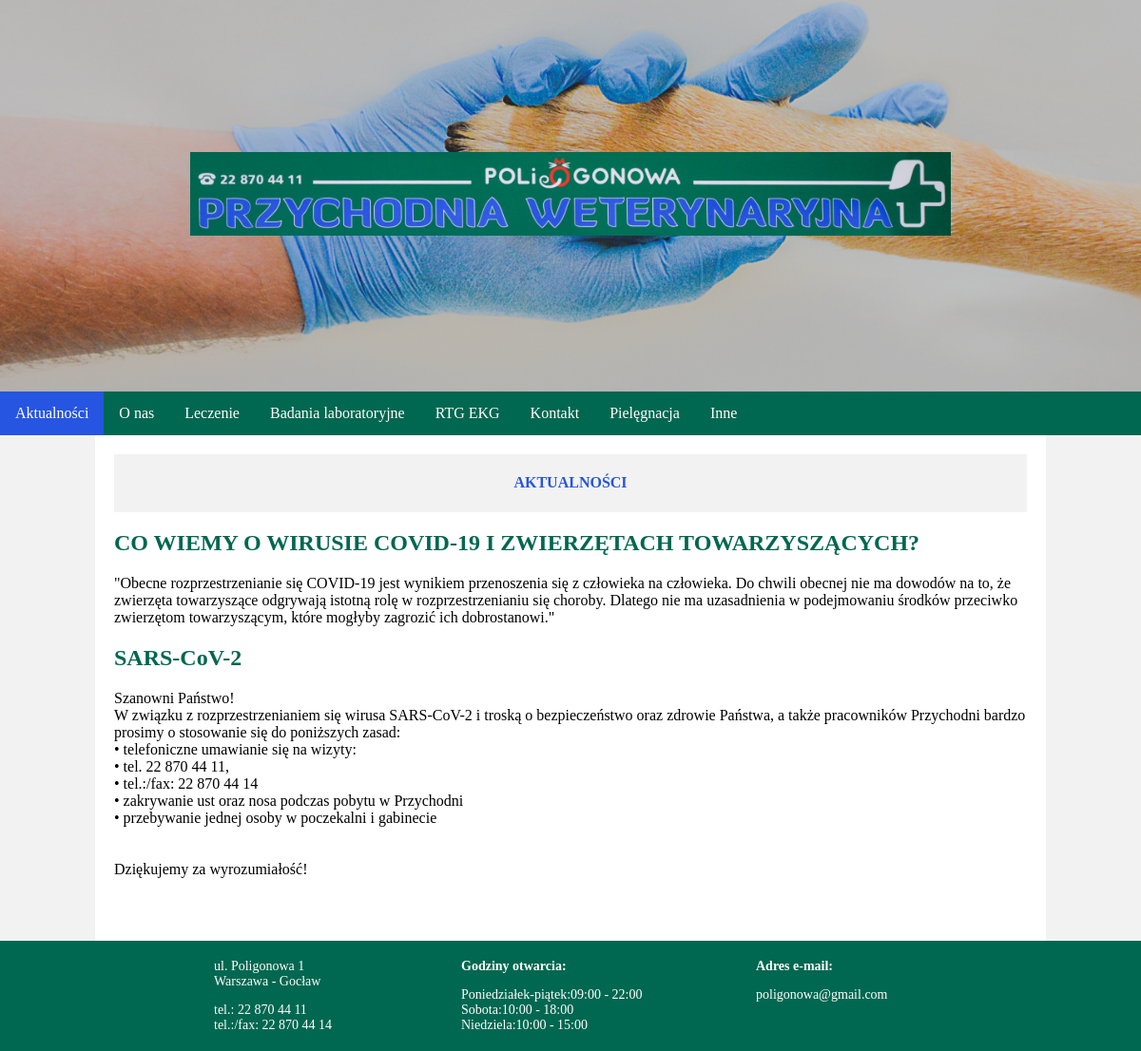
The page / on the database its author committed.
### vet/models.py (models this page shows, shortened)
class News(models.Model):
    objects = None
    author = models.ForeignKey('auth.User', on_delete=models.CASCADE)
    title = models.CharField('Tytuł',max_length=200)
    text = models.TextField('Treść informacji')
    created_date = models.DateTimeField(
            default=timezone.now)
    published_date = models.DateTimeField(
            blank=True, null=True)

### vet/views.py (the view)
# urls.py: path('', views.news, name='news'),
def news(request):
    posts = News.objects.filter(published_date__lte=timezone.now()).order_by('published_date')
    return render(request, 'vet/news.html', {'posts': posts})

### vet/templates/vet/news.html (shortened to what this page needs)
{% extends 'vet/vet.html' %}
{% block content %}
<div class="title"><h4>AKTUALNOŚCI</h4></div>
    {% for post in posts %}
        <h2 style="color: #006750">
            {{ post.title }}
            </h2>
        <p style="font-size: 16px;">{{ post.text|linebreaksbr }}</p>
    {% endfor %}
{% endblock %}

### vet/static/css/vet.css (style rules this page uses)
* { box-sizing: border-box; }
body { font-family: oxygen; margin: 0; background-color: #F2F2F2; }
.title { background-color: #f2f2f2; color:#2655e1; min-height:2em; justify-content: center; display: flex; }

### rows shown on the page
News: title "CO WIEMY O WIRUSIE COVID-19 I ZWIERZĘTACH TOWARZYSZĄCYCH?", text "\"Obecne rozprzestrzenianie się COVID-19 jest wynikiem przenoszenia się z człowieka na człowieka. Do chwili obecnej nie ma dowodów na to, że zwierzęta towarzyszące odgrywają istotną rolę w rozprzestrzenianiu się choroby. Dlatego nie ma uzasadnienia w podejmowaniu środków przeciwko zwierzętom towarzyszącym, które mogłyby zagrozić ich dobrostanowi.\""
News: title "SARS-CoV-2", text "Szanowni Państwo! W związku z rozprzestrzenianiem się wirusa SARS-CoV-2 i troską o bezpieczeństwo oraz zdrowie Państwa, a także pracowników Przychodni bardzo prosimy o stosowanie się do poniższych zasad: • telefoniczne umawianie się na wizyty: • tel. 22 870 44 11, • tel.:/fax: 22 870 44 14 • zakrywanie ust oraz nosa podczas pobytu w Przychodni • przebywanie jednej osoby w poczekalni i gabinecie Dziękujemy za wyrozumiałość!"
